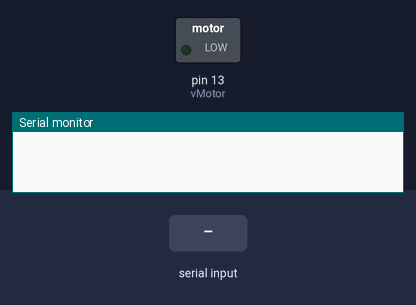
This sketch was run on a simulated Arduino Uno, built with avr-gcc and run on an emulated ATmega328P. On the bench: switched loads named in the sketch (green lamp = pin HIGH), the last lines printed to the serial monitor. The inputs (shaded band) are chosen by the test bench.

Above: at 1.2 s.
1.3 s: byte 2 (2) received over Serial
At 2.1 s:
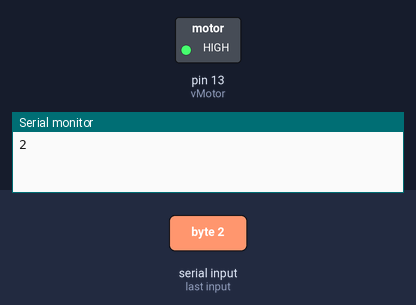
Timing chart, 0 to 4.3 s (numbered marks = the images above; inputs shaded):
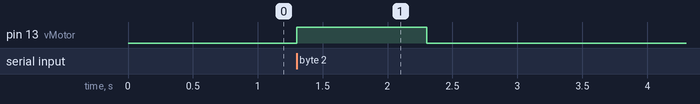

Measured:
- after the input at 1.3 s, pin 13 (vMotor): LOW → HIGH at once, → LOW 1.0 s later

The sketch:

SmartWatch.ino
```cpp
int vMotor = 13;
byte incomingByte = 0;

void setup() {
  // initialize the digital pin as an output.
  pinMode(vMotor, OUTPUT);
  Serial.begin(9600);
}

// the loop routine runs over and over again forever:
void loop() {
  if(Serial.available()>0){
    incomingByte = Serial.read();
    Serial.println(incomingByte);
    if(incomingByte == 2){
      digitalWrite(vMotor, HIGH);   // turn the LED on (HIGH is the voltage level)
      delay(1000);               // wait for a second
      digitalWrite(vMotor, LOW);    // turn the LED off by making the voltage LOW
    }
  }
}
```
